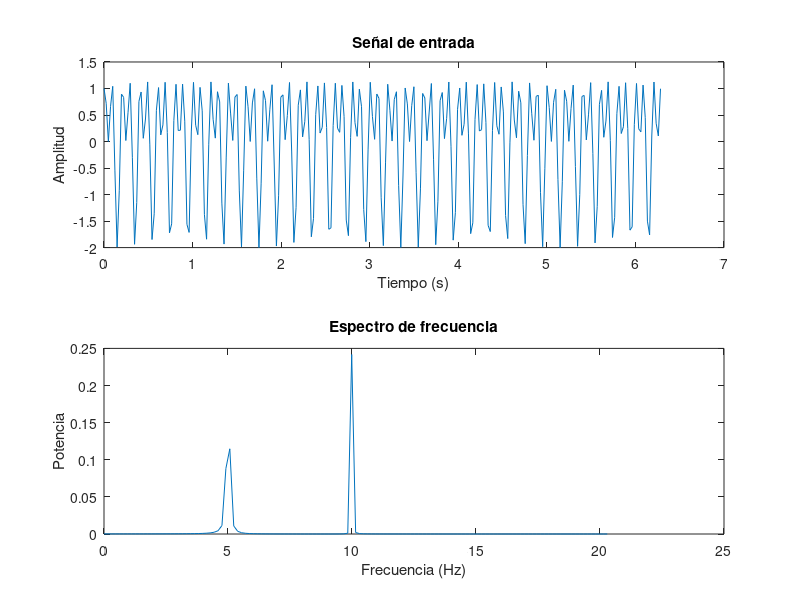

The MATLAB script that drew this image:
% Definir la señal de entrada
t = linspace(0, 2*pi, 256);
x = sin(2*pi*5*t) + cos(2*pi*10*t);

% Calcular la Transformada de Fourier
X = fft(x);

% Calcular el espectro de frecuencia
Fs = 1/(t(2) - t(1));
f = Fs*(0:(length(x)/2))/length(x);
P = abs(X/length(x)).^2;

% Graficar la señal de entrada
subplot(2,1,1);
plot(t, x);
title('Señal de entrada');
xlabel('Tiempo (s)');
ylabel('Amplitud');

% Graficar el espectro de frecuencia
subplot(2,1,2);
plot(f, P(1:length(f)));
title('Espectro de frecuencia');
xlabel('Frecuencia (Hz)');
ylabel('Potencia');

